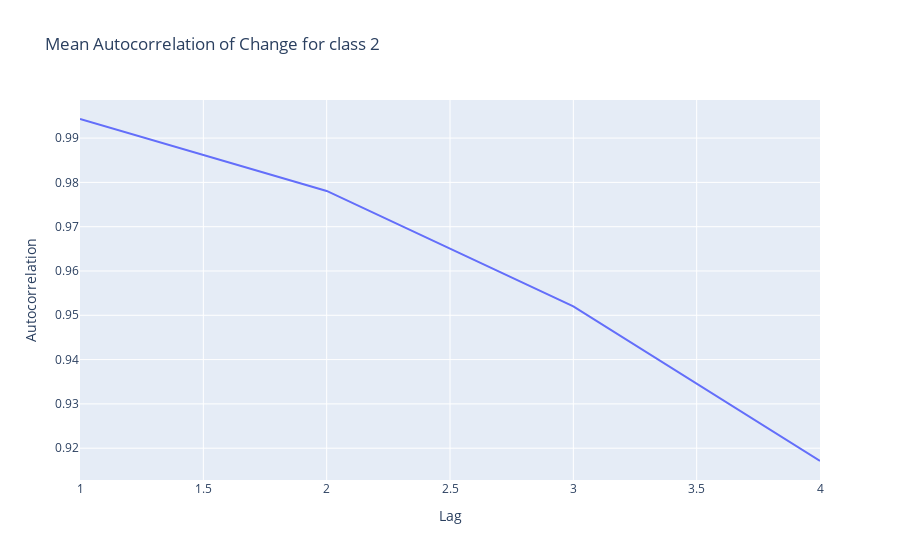

Source (notebook cell):
### Code cell
# Create a DataFrame for the autocorrelation results
autocorr_df = pd.DataFrame(autocorrelation_results, columns=['ID', 'Lag', 'Autocorrelation'])
 
# Calculate the mean autocorrelation for each lag across all companies
mean_autocorr_df = autocorr_df.groupby('Lag')['Autocorrelation'].mean().reset_index()

# Create a line plot using Plotly Express
fig = px.line(mean_autocorr_df, x='Lag', y='Autocorrelation', title='Mean Autocorrelation of Change for class 2')
fig.show()

### Figure 1 — Plotly figure (JSON) as saved in the notebook; plotly's stock layout.template omitted (floating-point values rounded to 4 significant figures)
{"data": [{"hovertemplate": "Lag=%{x}<br>Autocorrelation=%{y}<extra></extra>", "legendgroup": "", "line": {"color": "#636efa", "dash": "solid"}, "marker": {"symbol": "circle"}, "mode": "lines", "name": "", "orientation": "v", "showlegend": false, "type": "scatter", "x": [1, 2, 3, 4], "xaxis": "x", "y": [0.9943, 0.9781, 0.952, 0.9171], "yaxis": "y"}], "layout": {"legend": {"tracegroupgap": 0}, "title": {"text": "Mean Autocorrelation of Change for class 2"}, "xaxis": {"anchor": "y", "domain": [0, 1], "title": {"text": "Lag"}}, "yaxis": {"anchor": "x", "domain": [0, 1], "title": {"text": "Autocorrelation"}}}}
